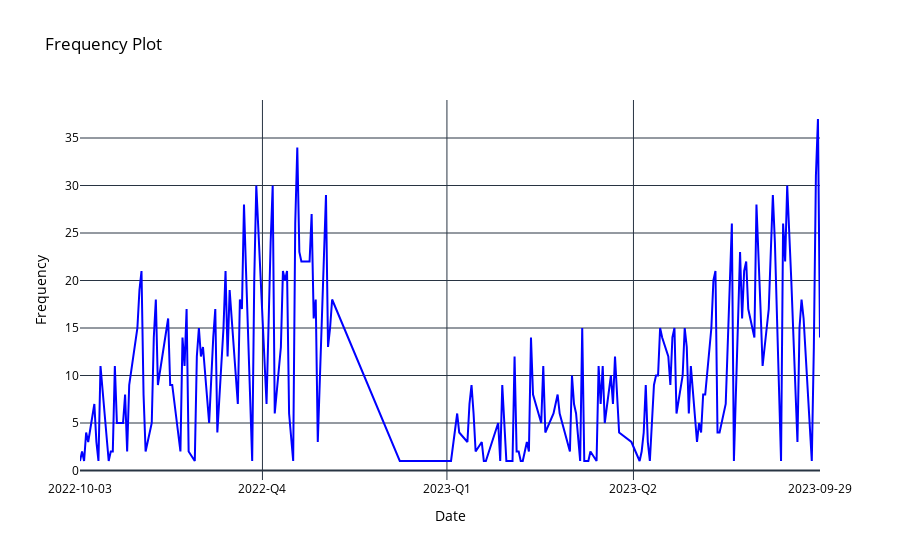

The notebook cell saved with this chart:
### Code cell
def format_quarter(date):
    quarter = (date.month - 1) // 3 + 1
    return f"{date.year}-Q{quarter}"

# Plot
freq_df = visits23csv['date'].value_counts().reset_index()
freq_df.columns = ['Date', 'Frequency']

freq_df = freq_df.sort_values('Date')

line_plot = go.Figure(
    data=go.Scatter(
        x=freq_df['Date'],
        y=freq_df['Frequency'],
        mode='lines',
        marker=dict(color='blue')
    )
)

# Convert to datetime objects
start_date = pd.to_datetime(freq_df['Date'].min())
end_date = pd.to_datetime(freq_df['Date'].max())

# Adding start and end date points to tickvals and ticktext
quarter_dates = pd.date_range(start=start_date, end=end_date, freq='Q')

tickvals = [start_date] + list(quarter_dates) + [end_date]
ticktext = [start_date.strftime('%Y-%m-%d')] + [format_quarter(d) for d in quarter_dates] + [end_date.strftime('%Y-%m-%d')]

line_plot.update_layout(
    title='Frequency Plot',
    xaxis_title='Date',
    yaxis_title='Frequency',
    xaxis=dict(
        tickmode='array',
        tickvals=tickvals,
        ticktext=ticktext,
        title_font=dict(color='black'),
        tickfont=dict(color='black'),
    ),
    yaxis=dict(
        title_font=dict(color='black'),
        tickfont=dict(color='black'),
    ),
    plot_bgcolor='white',
    paper_bgcolor='white',
    font=dict(color='black'),
)

# Show plot
line_plot.show()

### Figure 1 — Plotly figure (JSON) as saved in the notebook; plotly's stock layout.template omitted (floating-point values rounded to 4 significant figures; data arrays with more than 128 entries replaced by an {"elided": "..."} marker saying what was removed)
{"data": [{"marker": {"color": "blue"}, "mode": "lines", "x": {"elided": "201 str values"}, "y": {"elided": "201 int values"}, "type": "scatter"}], "layout": {"xaxis": {"title": {"text": "Date", "font": {"color": "black"}}, "tickfont": {"color": "black"}, "tickmode": "array", "tickvals": ["2022-10-03T00:00:00", "2022-12-31T00:00:00", "2023-03-31T00:00:00", "2023-06-30T00:00:00", "2023-09-29T00:00:00"], "ticktext": ["2022-10-03", "2022-Q4", "2023-Q1", "2023-Q2", "2023-09-29"]}, "yaxis": {"title": {"text": "Frequency", "font": {"color": "black"}}, "tickfont": {"color": "black"}}, "font": {"color": "black"}, "title": {"text": "Frequency Plot"}, "plot_bgcolor": "white", "paper_bgcolor": "white"}}
